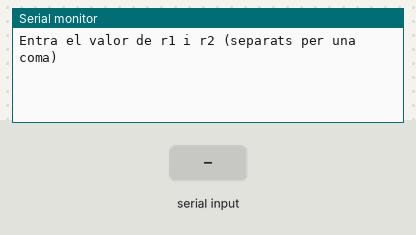
Recording of a sketch running on a simulated Arduino Uno, built with avr-gcc and run on an emulated ATmega328P. Parts: the last lines printed to the serial monitor. Inputs (shaded band) come from the test bench.

Above: at 1.2 s.
1.3 s: "90,45\n" received over Serial
At 2.1 s:
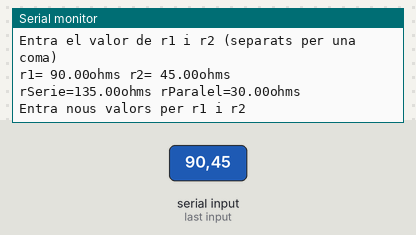
2.8 s: "5\n" received over Serial
At 5.0 s:
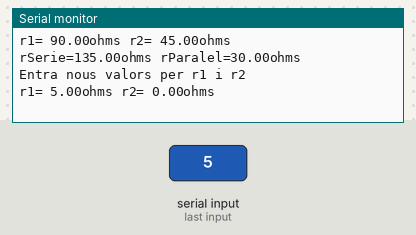

The sketch:

Pro_3.ino
```cpp
/**********************************************************************************
**                                                                               **
**                               Plantilla                                       **
**                                                                               **
** Arnau Pérez Fuentes                                      28/1/2019                                        **
**********************************************************************************/

//********** Includes *************************************************************

//********** Variables ********************************************************
float r1, r2;             // variables for the R's
float rSerie, rParalel;   // variables for the results
//********** Setup ************************************************************
void setup() {
  Serial.begin(9600);        // initialize serial
  Serial.println("Entra el valor de r1 i r2 (separats per una coma)");
}
//********** Loop *************************************************************
void loop() {
  while (Serial.available() > 0) {  // if there's any serial available, read it
    r1 = Serial.parseInt();// look for valid int the incoming serial stream
    Serial.print ("r1= ");
    Serial.print (r1);
    Serial.print ("ohms ");
    r2 = Serial.parseInt();
    Serial.print ("r2= ");
    Serial.print (r2);
    Serial.println ("ohms");

    if (Serial.read() == '\n') { //look for newline. Is the end of your sentence
     Serial.print("rSerie=");
     rSerie=r1+r2;
     Serial.print(rSerie);
     Serial.print("ohms ");
     Serial.print("rParalel=");
     rParalel=(r1*r2)/(r1+r2);
     Serial.print(rParalel);
     Serial.println("ohms");
     Serial.println("Entra nous valors per r1 i r2");
  }
  }
}
```

Measured:
- after the input at 1.3 s, the serial monitor: prints a new line at once (image 1)
- after the input at 2.8 s, the serial monitor: prints a new line at once (image 2)
